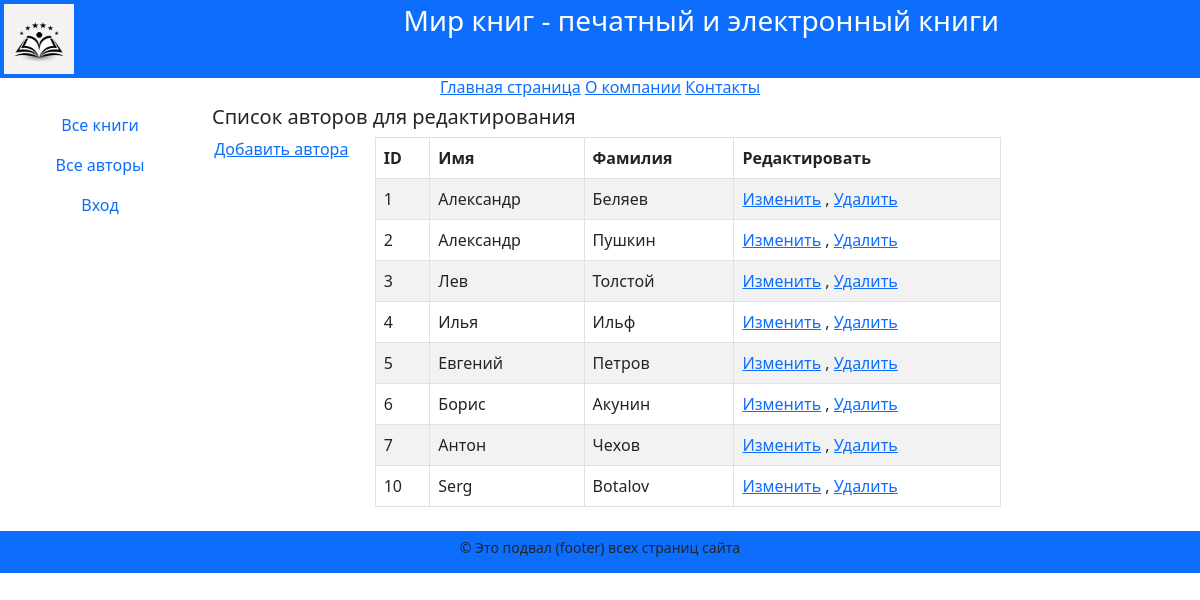
The app's page /edit_authors/ with its own data.
### catalog/models.py (models this page shows, shortened)
class Author(models.Model):
    first_name = models.CharField(
        max_length=100,
        help_text="Введите имя автора",
        verbose_name="Имя автора",
    )
    last_name = models.CharField(
        max_length=100,
        help_text="Введите фамилию автора",
        verbose_name="Фамилия автора",
    )
    date_of_birth = models.DateField(
        help_text="Введите дату рождения",
        verbose_name="Дата рождения",
        null=True,
        blank=True,
    )
    about = models.TextField(
        help_text="Введите сведения об авторе",
        verbose_name="Сведения об авторе",
    )
    photo = models.ImageField(
        upload_to="images",
        help_text="Загрузите фото автора",
        verbose_name="Фото автора",
        null=True,
        blank=True,
    )

### catalog/views.py (the view)
# urls.py: path("edit_authors/", views.list_edit_authors, name="edit-authors-list"),
def list_edit_authors(request: HttpRequest) -> HttpResponse:
    authors = Author.objects.all()
    context = {"authors": authors}
    return render(request, "catalog/edit_authors.html", context)

### catalog/templates/catalog/edit_authors.html
{% extends "base.html" %}
{% block content %}
<div class="row text-start lh-2">
  <h5>Список авторов для редактирования</h5>
</div>
<div class="row">
  <div class="col-2">
    <a href="{% url 'author-add' %}">Добавить автора</a>
  </div>
  <div class="col-8">
    <table class="table table-striped table-bordered text-start">
      <thead>
        <tr>
          <th>ID</th>
          <th>Имя</th>
          <th>Фамилия</th>
          <th>Редактировать</th>
        </tr>
      </thead>
      <tbody>
        {% if authors %}
        {% for author in authors.all %}
        <tr>
          <td>{{author.pk}}</td>
          <td>{{author.first_name}}</td>
          <td>{{author.last_name}}</td>
          <td>
            <a href="{% url 'edit-author' author.pk %}">Изменить</a> ,
            <a href="{% url 'del-author' author.pk %}">Удалить</a>
          </td>
        </tr>
        {% endfor %}
        {% else %}
        <p>В базе данных нет авторов</p>
        {% endif %}
      </tbody>
    </table>
  </div>
  <div class="col-2"></div>
</div>
{% endblock content %}

### records on screen
Author: pk "1", first_name "Александр", last_name "Беляев"
Author: pk "2", first_name "Александр", last_name "Пушкин"
Author: pk "3", first_name "Лев", last_name "Толстой"
Author: pk "4", first_name "Илья", last_name "Ильф"
Author: pk "5", first_name "Евгений", last_name "Петров"
Author: pk "6", first_name "Борис", last_name "Акунин"
Author: pk "7", first_name "Антон", last_name "Чехов"
Author: pk "10", first_name "Serg", last_name "Botalov"
